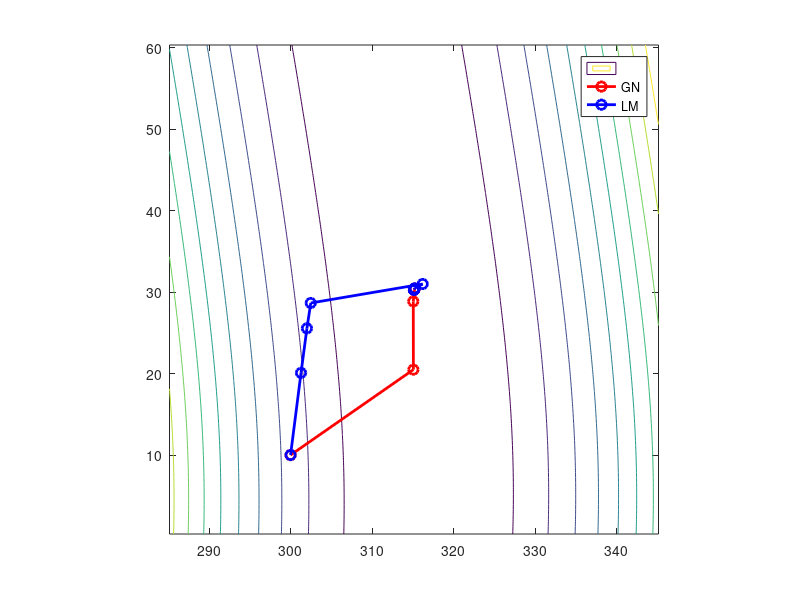

This chart was generated by the following MATLAB code:
function hw6p2()
xi=[0 10 15 6 -7 3]';
yi=[0 0 6 13 10 7]';
zi=[0 0 0 0 0 0]';
ti=[322.418 321.031 321.228 323.093 324.415 322.706]';
M0=[300 10 -10 10 5]';

lambda=zeros(1000,1);
[M1,err1]=do_one_ti(xi,yi,zi,ti, M0,lambda);
lambda(1:3)=10;
[M2,err2]=do_one_ti(xi,yi,zi,ti, M0,lambda);

% the error contour is ploted assuming ys,zs,v is at the best guess
Mbest = M1(:,end);
perturb_ts = linspace(-30,30,100);
perturb_xs = linspace(-30,30,200);
for k=1:length(perturb_ts)
    for j=1:length(perturb_xs)
        Mnew=Mbest;
        Mnew(1) = Mnew(1) + perturb_ts(k);
        Mnew(2) = Mnew(2) + perturb_xs(j);
        F(k,j) = 0.5*norm(predict(xi,yi,zi,Mnew)-ti)^2;
    end
end

% be careful about x and y axis
contour(Mbest(1) + perturb_ts, Mbest(2)+perturb_xs, F');
hold on;
plot(M1(1,:), M1(2,:),'ro-','linewidth',2,'markersize',7); 
plot(M2(1,:), M2(2,:),'bo-','linewidth',2,'markersize',7); 
axis equal
legend({'','GN','LM'})
hold off;
print -depsc LM.eps





function [Msave,err]=do_one_ti(xi,yi,zi,ti, M0, lambda)

M=M0;
Msave=M;
for step = 1:10
    grad=zeros(5,1);
    hess=zeros(5,5);     % exact hessian
    hess_app=zeros(5,5); % approximate hessian
    for i=1:length(xi)        
        [tmp_grad, tmp_hess_app]=get_grad_hessian(xi(i),yi(i),zi(i),ti(i),M);
        grad = grad + tmp_grad;
        hess_app = hess_app + tmp_hess_app;
    end        
    err(step) = norm(predict(xi,yi,zi,M)-ti)/sqrt(length(xi)); 
    M = M - inv(hess_app + lambda(step)*diag(diag(hess_app)) ) *grad;
    
    Msave=[Msave,M];
end

function [grad,hess_approx] = get_grad_hessian(xi,yi,zi,ti,M)
ts=M(1); xs=M(2); ys=M(3); zs=M(4); v=M(5);
R=sqrt((xs-xi)^2 + (ys-yi)^2 + (zs-zi)^2);
nx=(xs-xi)/R;
ny=(ys-yi)/R;
nz=(zs-zi)/R;
e=(ts+R/v-ti);

grad = e*[1 nx/v ny/v nz/v -R/v^2]';
sen = [1 nx/v ny/v nz/v -R/v^2]';
hess_approx = sen*sen'; % approximate hess

function r=predict(xi,yi,zi,M)
ts=M(1); xs=M(2); ys=M(3); zs=M(4); v=M(5);
r=xi*0;
for i=1:length(xi)
    R=sqrt((xs-xi(i))^2 + (ys-yi(i))^2 + (zs-zi(i))^2);
    r(i)=(ts+R/v);
end
    